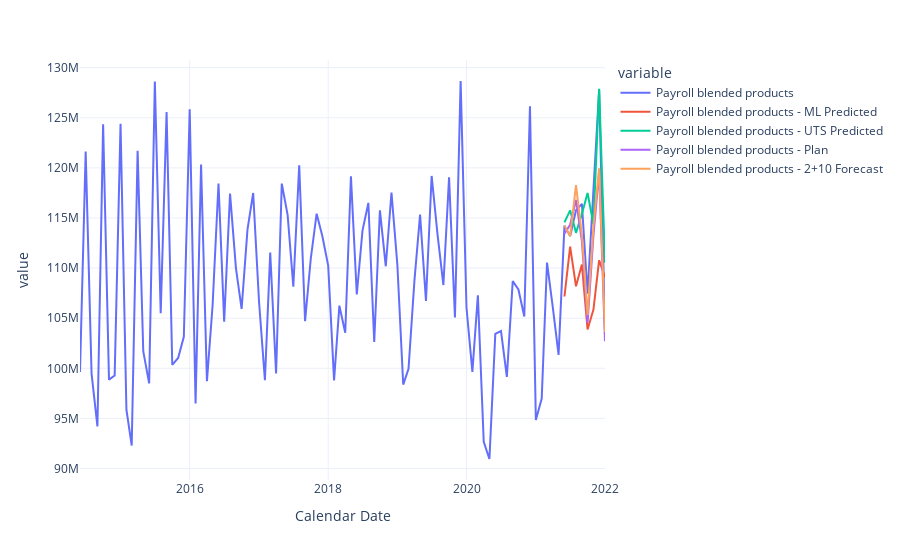

The notebook cell saved with this chart:
### Code cell
# combine all data together
concat_df = pd.concat([comb_df[['Calendar Date', target_col]],concat_df], axis=0)

# show plot
fig = px.line(concat_df, x='Calendar Date', y=[target_col, ml_col, uts_col, plan_col, fcst_col], template='plotly_white')
fig.show()
